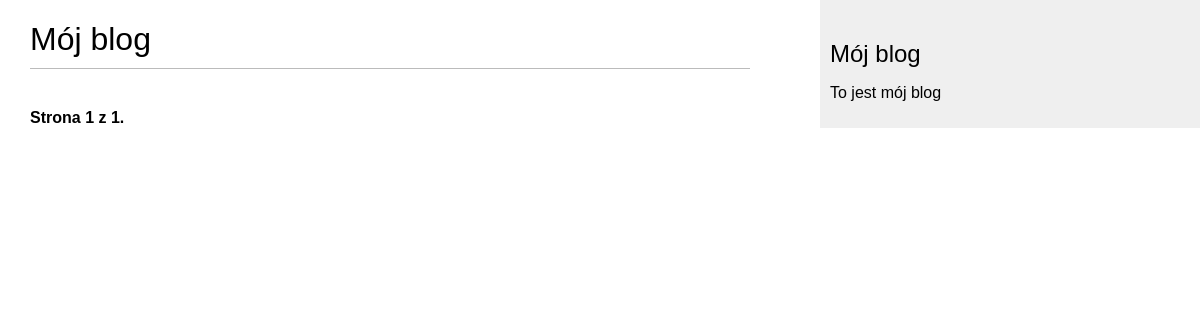
Page /blog/ on the earlier database version.
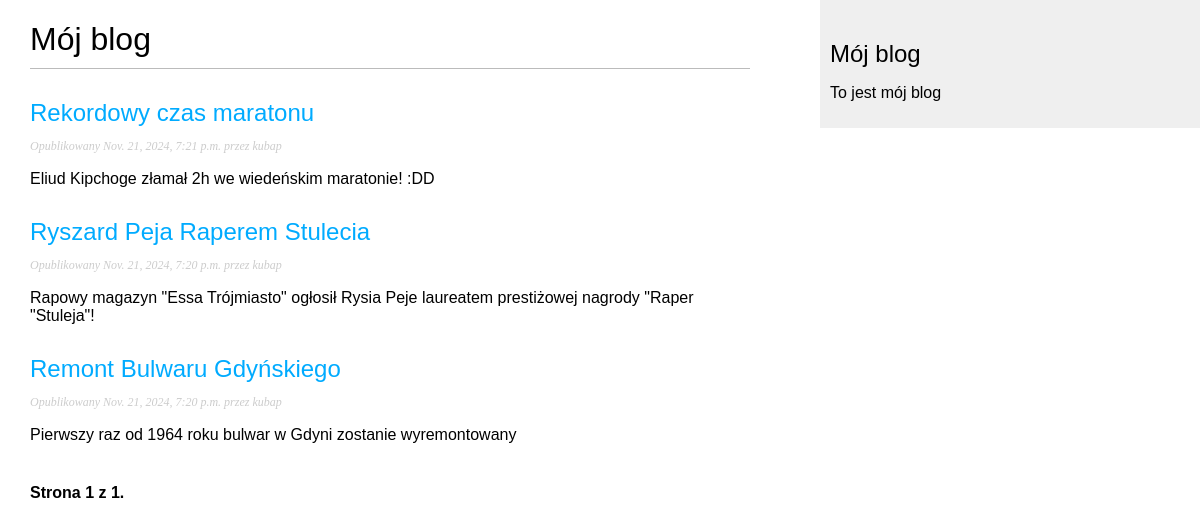
Same page on the later database version.
### blog/models.py (models this page shows, shortened)
class Post(models.Model):
    class Status(models.TextChoices):
        DRAFT = 'DF', 'Roboczy'
        PUBLISHED = 'PB', 'Opublikowany'
    title = models.CharField(max_length=250)
    slug = models.CharField(max_length=250,
                            unique_for_date='publish')
    author = models.ForeignKey(User,
                               on_delete=models.CASCADE,
                               related_name='blog_posts')
    body = models.TextField()
    publish = models.DateTimeField(default=timezone.now)
    created = models.DateTimeField(auto_now_add=True)
    updated = models.DateTimeField(auto_now=True)
    status = models.CharField(max_length=2,
                              choices=Status.choices,
                              default=Status.DRAFT)
    objects = models.Manager()
    published = PublishedManager()
    class Meta:
        ordering = ['-publish']
        indexes = [
            models.Index(fields=['-publish'])
        ]
    def get_absolute_url(self):
        return reverse('blog:post_detail',
                       args=[self.publish.year,
                             self.publish.month,
                             self.publish.day,
                             self.slug])

### blog/views.py (the view)
# urls.py: path('', views.post_list, name='post_list'),
def post_list(request):
    post_list = Post.published.all()
    paginator = Paginator(post_list, 3)
    page_number = request.GET.get('page', 1)
    try:
        posts = paginator.page(page_number)
    except EmptyPage:
        posts = paginator.page(paginator.num_pages)
    except PageNotAnInteger:
        posts = paginator.page(1)
    return render(request,
                  'blog/post/list.html',
                  {'posts': posts})

### blog/models.py (called while the page is built)
    def get_queryset(self):
        return super().get_queryset().filter(status=Post.Status.PUBLISHED)

### blog/templates/blog/post/list.html (shortened to what this page needs)
{% extends 'blog/base.html' %}
{% block content %}
    <h1>Mój blog</h1>
    {% for post in posts %}
        <h2>
            <a href="{{ post.get_absolute_url }}">
                {{post.title}}
            </a>
        </h2>
        <p class="date">
            Opublikowany {{post.publish}} przez {{post.author}}
        </p>
        {{post.body|truncatewords:30|linebreaks}}
    {% endfor %}
    {% include 'pagination.html' with page=posts %}
{% endblock %}

### blog/templates/blog/base.html (shortened to what this page needs)
{% load static %}
<!DOCTYPE html>
<html>
<head>
    <link href="{% static 'css/blog.css' %}" rel="stylesheet">
</head>
<body>
    <div id="content">
        {% block content %}{% endblock %}
    </div>
    <div id="sidebar">
        <h2>Mój blog</h2>
        <p>To jest mój blog</p>
    </div>
</body>
</html>

### blog/templates/pagination.html (shortened to what this page needs)
<div class="pagination">
    <span class="step-links">
        <span class="current">
            Strona {{ page.number }} z {{ page.paginator.num_pages }}.
        </span>
    </span>
</div>

### blog/static/css/blog.css (style rules this page uses)
body { margin:0; padding:0; font-family:helvetica, sans-serif; }
a { color:#00abff; text-decoration:none; }
h1 { font-weight:normal; border-bottom:1px solid #bbb; padding:0 0 10px 0; }
h2 { font-weight:normal; margin:30px 0 0; }
#content { float:left; width:60%; padding:0 0 0 30px; }
#sidebar { float:right; width:30%; padding:10px; background:#efefef; height:100%; }
p.date { color:#ccc; font-family: georgia, serif; font-size: 12px; font-style: italic; }
.pagination { margin:40px 0; font-weight:bold; }

Differences in the rows shown:
added Post: title "Rekordowy czas maratonu", publish "Nov. 21, 2024, 7:21 p.m.", author "kubap", body "Eliud Kipchoge złamał 2h we wiedeńskim maratonie! :DD"
added Post: title "Ryszard Peja Raperem Stulecia", publish "Nov. 21, 2024, 7:20 p.m.", author "kubap", body "Rapowy magazyn \"Essa Trójmiasto\" ogłosił Rysia Peje laureatem prestiżowej nagrody \"Raper \"Stuleja\"!"
added Post: title "Remont Bulwaru Gdyńskiego", publish "Nov. 21, 2024, 7:20 p.m.", author "kubap", body "Pierwszy raz od 1964 roku bulwar w Gdyni zostanie wyremontowany"
